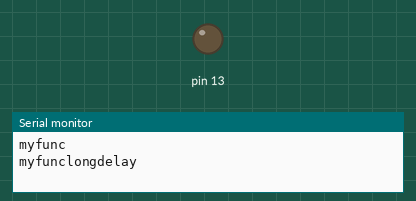
The sketch below on a simulated Arduino Uno, built with avr-gcc and run on an emulated ATmega328P. Parts: output pins drawn as LEDs (lit = HIGH), the last lines printed to the serial monitor.

Above: at 0.05 s.
At 30.32 s:
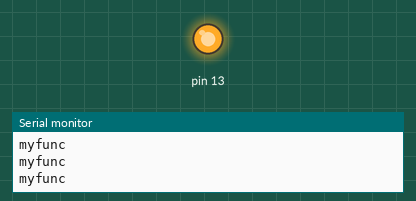
Timing chart, 0 to 51.6 s (numbered marks = the images above):
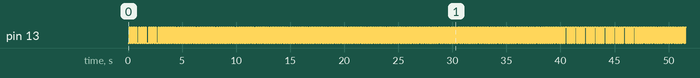

Measured:
- by itself, pin 13: moves between LOW and HIGH, repeating every 39.7 s

The sketch:

taskcreate.ino
```cpp
#include <Arduino_FreeRTOS.h>

void setup() {
  Serial.begin(9600);
  xTaskCreate(myfunc,"Function description",128,NULL,1,NULL);
  xTaskCreate(myfunc_longdelay,"Delay",128,NULL,1,NULL);
}

void myfunc(void *some)
{
   pinMode(13,OUTPUT);
   while(1)
   {
    digitalWrite(13,digitalRead(13)^ 1);
    Serial.println("myfunc");
    delay(100);
   }
}

void myfunc_longdelay(void *some)
{
   pinMode(13,OUTPUT);
   while(1)
   {
    digitalWrite(13,digitalRead(13)^ 1);
    Serial.println("myfunclongdelay");
    delay(900);
   }
}

void loop() {
  // put your main code here, to run repeatedly:

}
```
